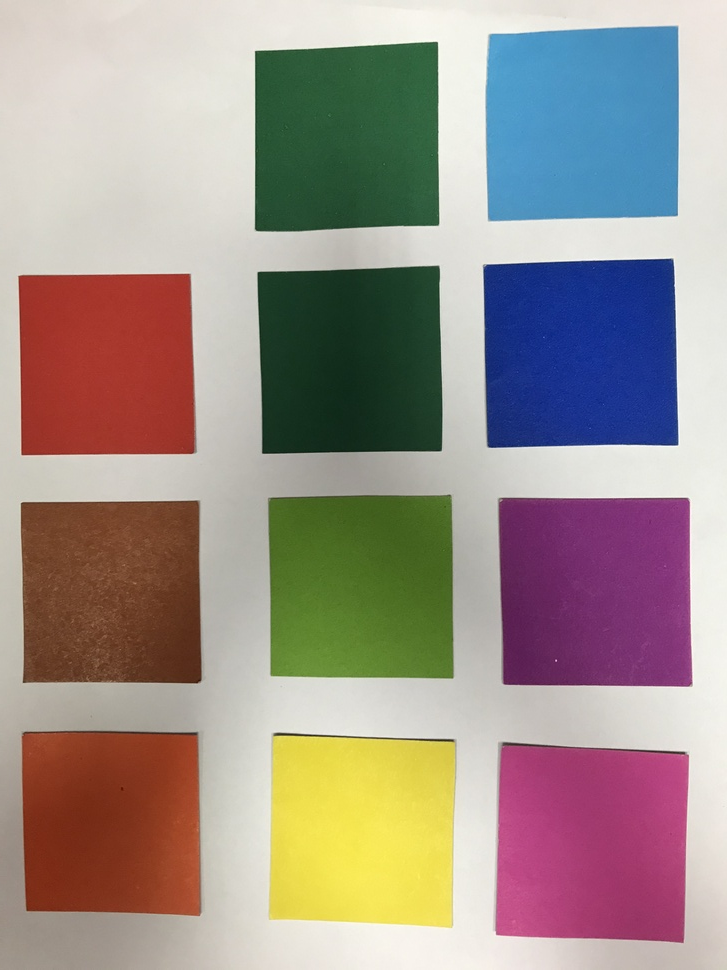
#> input picture hsvExtract/rect.jpg, 727 x 970 px, shrunk from 3024 x 4032 before the run
$ python extract.py rect.jpg
#> lines starting #> are read from the running program, lines starting #| are printed output that depends on the picture; long printed decimals are rounded
import cv2
import argparse
import sys
import matplotlib.pyplot as plt
import numpy as np

def parse(args=sys.argv[1:]):
    parser = argparse.ArgumentParser(description="file parser")
    parser.add_argument('filename')
    return parser.parse_args(args)


def getImage(path):
#> called with path = 'rect.jpg'
    return  cv2.imread(cv2.samples.findFile(path))
#> returned value is the input picture: shape (970, 727, 3); mean B, G, R 139.2, 145.6, 157.2

if __name__ == '__main__':
    args = parse()
    filename = args.filename
    print(filename)
    image = getImage(filename)
    cv2.imshow(filename, image)

    env = image
    h, w, c = env.shape
#> h = 970; w = 727; c = 3

    print("| environment")
    print("| >> \t shape =", env.shape)
#| | >> 	 shape = (970, 727, 3)

    env_hsv = cv2.cvtColor(env, cv2.COLOR_BGR2HSV)
#> env_hsv: shape (970, 727, 3); mean H, S, V 49.4, 93.2, 173.9

    envs = cv2.split(env_hsv)

    fig, axs = plt.subplots(c, 1, figsize=(5, 5))

    fig, ax = plt.subplots(figsize=(5, 5))

    x = envs[0].reshape((-1, ))
    axs[0].hist(x, color='blue', bins=100, alpha=0.3, label='H')

    x = envs[1].reshape((-1, ))
    axs[1].hist(x, color='blue', bins=100, alpha=0.3, label='S')

    x = envs[2].reshape((-1, ))
    axs[2].hist(x, color='blue', bins=100, alpha=0.3, label='V')

    axs[0].set_ylim(0, max(x))
    axs[0].legend()

    axs[1].set_ylim(0, max(x))
    axs[1].legend()

    axs[2].set_ylim(0, max(x))
    axs[2].legend()

    x = envs[1].reshape((-1, ))
    y = envs[2].reshape((-1, ))
    ax.scatter(x, y, s=2, alpha=0.1)
    ax.set_xlabel('S')
    ax.set_ylabel('V')
    ax.set_xlim(0, 255)
    ax.set_ylim(0, 255)

    print('| H mean =', np.mean(envs[0]))
#| | H mean = 49.361
    print('| S mean =', np.mean(envs[1]))
#| | S mean = 93.180
    print('| V mean =', np.mean(envs[2]))
#| | V mean = 173.919

    plt.show()
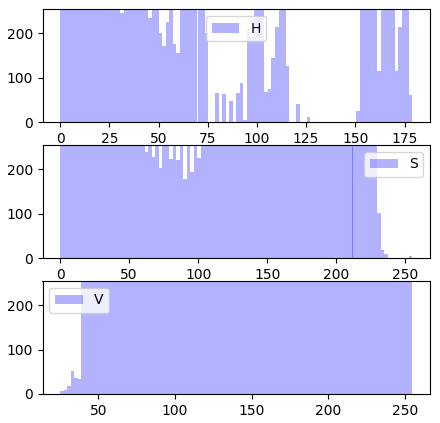
#> figure drawn by matplotlib, 3 panels; panel 1: tallest bar 65791 high, from x = 19.69 to 21.48; panel 2: tallest bar 67906 high, from x = 12.75 to 15.3; panel 3: tallest bar 23279 high, from x = 232 to 234.3
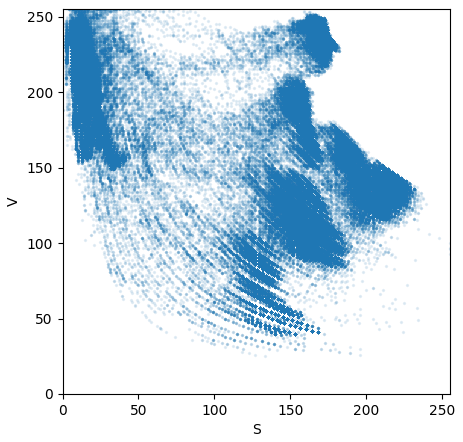
#> figure drawn by matplotlib, 1 panel
